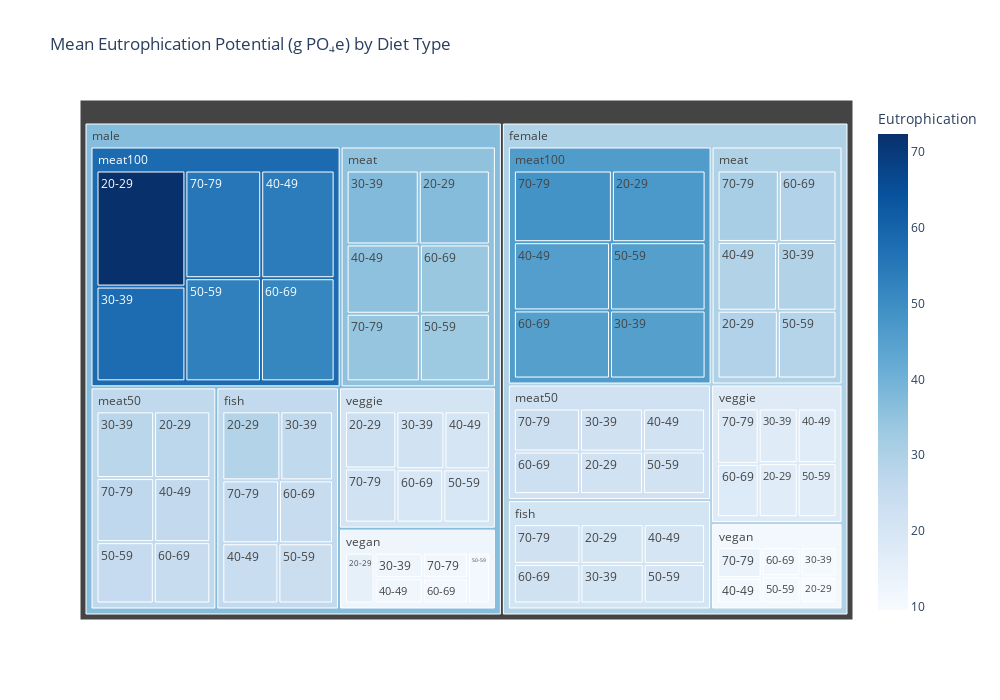

The notebook cell saved with this chart:
### Code cell
plot_treemap('Eutrophication', 'Mean Eutrophication Potential (g PO₄e) by Diet Type')

### Figure 1 — Plotly figure (JSON) as saved in the notebook; plotly's stock layout.template omitted (floating-point values rounded to 4 significant figures)
{"data": [{"branchvalues": "total", "customdata": [[20.93], [29.06], [29.35], [36.97], [47.02], [72.4], [21.8], [27.16], [9.54], [14.95], [16.83], [22.8], [20.84], [26.3], [29.28], [37.46], [45.16], [57.82], [22.11], [27.74], [10.34], [12.29], [17.0], [21.63], [20.35], [24.45], [29.25], [35.57], [45.48], [54.1], [21.72], [25.92], [11.14], [12.11], [16.9], [20.46], [20.18], [23.8], [28.42], [33.14], [45.16], [53.09], [21.59], [25.33], [10.37], [11.03], [16.73], [19.29], [21.88], [24.55], [29.42], [33.84], [45.27], [51.65], [22.91], [24.96], [10.96], [11.25], [17.66], [19.43], [22.0], [25.74], [31.25], [34.56], [48.6], [55.49], [23.13], [26.6], [13.6], [11.55], [18.34], [21.6], [21.05], [25.77], [29.52], [35.32], [46.15], [58.19], [22.22], [26.32], [11.13], [12.34], [17.26], [20.94], [29.62], [36.68]], "domain": {"x": [0, 1], "y": [0, 1]}, "hovertemplate": "labels=%{label}<br>Eutrophication_sum=%{value}<br>parent=%{parent}<br>id=%{id}<br>Eutrophication=%{color}<extra></extra>", "ids": ["female/fish/20-29", "male/fish/20-29", "female/meat/20-29", "male/meat/20-29", "female/meat100/20-29", "male/meat100/20-29", "female/meat50/20-29", "male/meat50/20-29", "female/vegan/20-29", "male/vegan/20-29", "female/veggie/20-29", "male/veggie/20-29", "female/fish/30-39", "male/fish/30-39", "female/meat/30-39", "male/meat/30-39", "female/meat100/30-39", "male/meat100/30-39", "female/meat50/30-39", "male/meat50/30-39", "female/vegan/30-39", "male/vegan/30-39", "female/veggie/30-39", "male/veggie/30-39", "female/fish/40-49", "male/fish/40-49", "female/meat/40-49", "male/meat/40-49", "female/meat100/40-49", "male/meat100/40-49", "female/meat50/40-49", "male/meat50/40-49", "female/vegan/40-49", "male/vegan/40-49", "female/veggie/40-49", "male/veggie/40-49", "female/fish/50-59", "male/fish/50-59", "female/meat/50-59", "male/meat/50-59", "female/meat100/50-59", "male/meat100/50-59", "female/meat50/50-59", "male/meat50/50-59", "female/vegan/50-59", "male/vegan/50-59", "female/veggie/50-59", "male/veggie/50-59", "female/fish/60-69", "male/fish/60-69", "female/meat/60-69", "male/meat/60-69", "female/meat100/60-69", "male/meat100/60-69", "female/meat50/60-69", "male/meat50/60-69", "female/vegan/60-69", "male/vegan/60-69", "female/veggie/60-69", "male/veggie/60-69", "female/fish/70-79", "male/fish/70-79", "female/meat/70-79", "male/meat/70-79", "female/meat100/70-79", "male/meat100/70-79", "female/meat50/70-79", "male/meat50/70-79", "female/vegan/70-79", "male/vegan/70-79", "female/veggie/70-79", "male/veggie/70-79", "female/fish", "male/fish", "female/meat", "male/meat", "female/meat100", "male/meat100", "female/meat50", "male/meat50", "female/vegan", "male/vegan", "female/veggie", "male/veggie", "female", "male"], "labels": ["20-29", "20-29", "20-29", "20-29", "20-29", "20-29", "20-29", "20-29", "20-29", "20-29", "20-29", "20-29", "30-39", "30-39", "30-39", "30-39", "30-39", "30-39", "30-39", "30-39", "30-39", "30-39", "30-39", "30-39", "40-49", "40-49", "40-49", "40-49", "40-49", "40-49", "40-49", "40-49", "40-49", "40-49", "40-49", "40-49", "50-59", "50-59", "50-59", "50-59", "50-59", "50-59", "50-59", "50-59", "50-59", "50-59", "50-59", "50-59", "60-69", "60-69", "60-69", "60-69", "60-69", "60-69", "60-69", "60-69", "60-69", "60-69", "60-69", "60-69", "70-79", "70-79", "70-79", "70-79", "70-79", "70-79", "70-79", "70-79", "70-79", "70-79", "70-79", "70-79", "fish", "fish", "meat", "meat", "meat100", "meat100", "meat50", "meat50", "vegan", "vegan", "veggie", "veggie", "female", "male"], "marker": {"coloraxis": "coloraxis", "colors": [20.93, 29.06, 29.35, 36.97, 47.02, 72.4, 21.8, 27.16, 9.54, 14.95, 16.83, 22.8, 20.84, 26.3, 29.28, 37.46, 45.16, 57.82, 22.11, 27.74, 10.34, 12.29, 17.0, 21.63, 20.35, 24.45, 29.25, 35.57, 45.48, 54.1, 21.72, 25.92, 11.14, 12.11, 16.9, 20.46, 20.18, 23.8, 28.42, 33.14, 45.16, 53.09, 21.59, 25.33, 10.37, 11.03, 16.73, 19.29, 21.88, 24.55, 29.42, 33.84, 45.27, 51.65, 22.91, 24.96, 10.96, 11.25, 17.66, 19.43, 22.0, 25.74, 31.25, 34.56, 48.6, 55.49, 23.13, 26.6, 13.6, 11.55, 18.34, 21.6, 21.05, 25.77, 29.52, 35.32, 46.15, 58.19, 22.22, 26.32, 11.13, 12.34, 17.26, 20.94, 29.62, 36.68]}, "name": "", "parents": ["female/fish", "male/fish", "female/meat", "male/meat", "female/meat100", "male/meat100", "female/meat50", "male/meat50", "female/vegan", "male/vegan", "female/veggie", "male/veggie", "female/fish", "male/fish", "female/meat", "male/meat", "female/meat100", "male/meat100", "female/meat50", "male/meat50", "female/vegan", "male/vegan", "female/veggie", "male/veggie", "female/fish", "male/fish", "female/meat", "male/meat", "female/meat100", "male/meat100", "female/meat50", "male/meat50", "female/vegan", "male/vegan", "female/veggie", "male/veggie", "female/fish", "male/fish", "female/meat", "male/meat", "female/meat100", "male/meat100", "female/meat50", "male/meat50", "female/vegan", "male/vegan", "female/veggie", "male/veggie", "female/fish", "male/fish", "female/meat", "male/meat", "female/meat100", "male/meat100", "female/meat50", "male/meat50", "female/vegan", "male/vegan", "female/veggie", "male/veggie", "female/fish", "male/fish", "female/meat", "male/meat", "female/meat100", "male/meat100", "female/meat50", "male/meat50", "female/vegan", "male/vegan", "female/veggie", "male/veggie", "female", "male", "female", "male", "female", "male", "female", "male", "female", "male", "female", "male", "", ""], "type": "treemap", "values": [20690.0, 28640.0, 28890.0, 36320.0, 45830.0, 69060.0, 21500.0, 26740.0, 9212.0, 14450.0, 16610.0, 22510.0, 20570.0, 25960.0, 28890.0, 36840.0, 44380.0, 56390.0, 21840.0, 27400.0, 9966.0, 11840.0, 16780.0, 21350.0, 20110.0, 24140.0, 28900.0, 35020.0, 44740.0, 52900.0, 21480.0, 25620.0, 10730.0, 11690.0, 16690.0, 20190.0, 19950.0, 23520.0, 28130.0, 32730.0, 44530.0, 52120.0, 21370.0, 25070.0, 10080.0, 10750.0, 16520.0, 19060.0, 21660.0, 24290.0, 29130.0, 33470.0, 44670.0, 50850.0, 22690.0, 24710.0, 10680.0, 10860.0, 17450.0, 19200.0, 21780.0, 25480.0, 30930.0, 34180.0, 47950.0, 54680.0, 22910.0, 26360.0, 13030.0, 11150.0, 18150.0, 21350.0, 124800.0, 152000.0, 174900.0, 208600.0, 272100.0, 336000.0, 131800.0, 155900.0, 63690.0, 70740.0, 102200.0, 123600.0, 869400.0, 1047000.0]}], "layout": {"coloraxis": {"colorbar": {"title": {"text": "Eutrophication"}}, "colorscale": [[0, "rgb(247,251,255)"], [0.125, "rgb(222,235,247)"], [0.25, "rgb(198,219,239)"], [0.375, "rgb(158,202,225)"], [0.5, "rgb(107,174,214)"], [0.625, "rgb(66,146,198)"], [0.75, "rgb(33,113,181)"], [0.875, "rgb(8,81,156)"], [1, "rgb(8,48,107)"]]}, "height": 700, "legend": {"tracegroupgap": 0}, "title": {"text": "Mean Eutrophication Potential (g PO₄e) by Diet Type"}, "width": 1000}}
